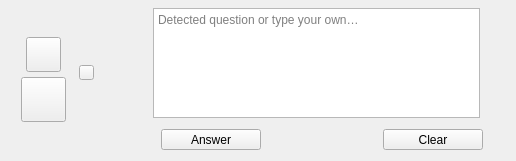
<?xml version="1.0" encoding="UTF-8"?>
<ui version="4.0">
 <class>PrxmptAudioHandlerForm</class>
 <widget class="QWidget" name="AudioHandlerRoot">
  <property name="geometry"><rect><x>0</x><y>0</y><width>516</width><height>161</height></rect></property>
  <property name="minimumSize"><size><width>516</width><height>161</height></size></property>
  <property name="maximumSize"><size><width>516</width><height>161</height></size></property>
  <widget class="QFrame" name="AudioCard">
   <property name="geometry"><rect><x>0</x><y>22</y><width>110</width><height>118</height></rect></property>
   <property name="minimumSize"><size><width>110</width><height>118</height></size></property>
   <property name="maximumSize"><size><width>110</width><height>118</height></size></property>
   <property name="frameShape"><enum>QFrame::NoFrame</enum></property>
   <widget class="QPushButton" name="MicrophoneButton">
    <property name="geometry"><rect><x>26</x><y>15</y><width>35</width><height>35</height></rect></property>
    <property name="text"><string/></property>
    <property name="icon"><iconset><normaloff>microphone.png</normaloff>microphone.png</iconset></property>
    <property name="iconSize"><size><width>35</width><height>35</height></size></property>
   </widget>
   <widget class="QPushButton" name="SpeakerButton">
    <property name="geometry"><rect><x>21</x><y>55</y><width>45</width><height>45</height></rect></property>
    <property name="text"><string/></property>
    <property name="icon"><iconset><normaloff>speaker.png</normaloff>speaker.png</iconset></property>
    <property name="iconSize"><size><width>45</width><height>45</height></size></property>
   </widget>
   <widget class="QPushButton" name="LiveButton">
    <property name="geometry"><rect><x>79</x><y>43</y><width>15</width><height>15</height></rect></property>
    <property name="minimumSize"><size><width>15</width><height>15</height></size></property>
    <property name="maximumSize"><size><width>15</width><height>15</height></size></property>
    <property name="text"><string/></property>
   </widget>
  </widget>
  <widget class="QFrame" name="QuestionCard">
   <property name="geometry"><rect><x>118</x><y>0</y><width>398</width><height>161</height></rect></property>
   <property name="minimumSize"><size><width>398</width><height>161</height></size></property>
   <property name="maximumSize"><size><width>398</width><height>161</height></size></property>
   <property name="frameShape"><enum>QFrame::NoFrame</enum></property>
   <widget class="QPlainTextEdit" name="QuestionInput">
    <property name="geometry"><rect><x>35</x><y>8</y><width>327</width><height>110</height></rect></property>
    <property name="placeholderText"><string>Detected question or type your own…</string></property>
   </widget>
   <widget class="QPushButton" name="AnswerButton">
    <property name="geometry"><rect><x>43</x><y>129</y><width>100</width><height>21</height></rect></property>
    <property name="text"><string>Answer</string></property>
   </widget>
   <widget class="QLabel" name="TranscriptionIndicator">
    <property name="geometry"><rect><x>183</x><y>114</y><width>45</width><height>45</height></rect></property>
    <property name="pixmap"><pixmap>transcribing.png</pixmap></property>
    <property name="scaledContents"><bool>true</bool></property>
    <property name="alignment"><set>Qt::AlignCenter</set></property>
    <property name="visible"><bool>false</bool></property>
   </widget>
   <widget class="QPushButton" name="ClearButton">
    <property name="geometry"><rect><x>265</x><y>129</y><width>100</width><height>21</height></rect></property>
    <property name="text"><string>Clear</string></property>
   </widget>
   <widget class="QLabel" name="PopupError">
    <property name="geometry"><rect><x>35</x><y>42</y><width>327</width><height>67</height></rect></property>
    <property name="text"><string/></property>
    <property name="wordWrap"><bool>true</bool></property>
    <property name="visible"><bool>false</bool></property>
   </widget>
  </widget>
 </widget>
 <resources/>
 <connections/>
</ui>
